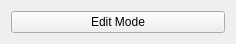
<?xml version="1.0" encoding="UTF-8"?>
<ui version="4.0">
 <class>AreaSolidPanel</class>
 <widget class="QWidget" name="AreaSolidPanel">
  <property name="geometry">
   <rect>
    <x>0</x>
    <y>0</y>
    <width>236</width>
    <height>44</height>
   </rect>
  </property>
  <layout class="QVBoxLayout" name="verticalLayout">
   <item>
    <widget class="QEditorToolButton" name="EDIT_AREASOLID">
     <property name="text">
      <string>Edit Mode</string>
     </property>
    </widget>
   </item>
  </layout>
 </widget>
 <customwidgets>
  <customwidget>
   <class>QEditorToolButton</class>
   <extends>QPushButton</extends>
   <header>Controls/ToolButton.h</header>
  </customwidget>
 </customwidgets>
 <resources/>
 <connections/>
</ui>
